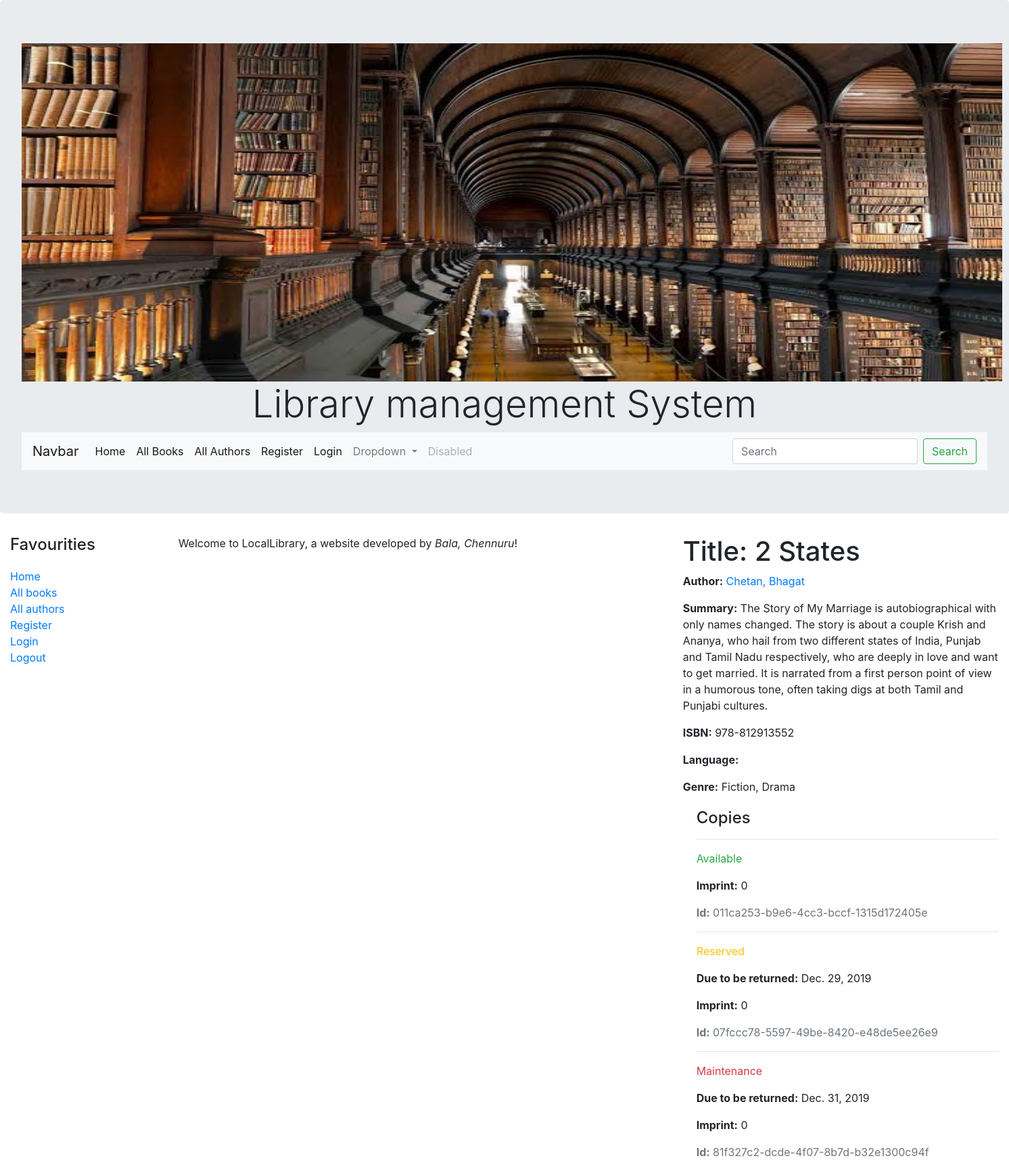
/catalog/book/1, run on the app's committed database.
### catalog/models.py (models this page shows, shortened)
class Book(models.Model):
    title = models.CharField(max_length=200)
    author = models.ForeignKey('Author', on_delete=models.SET_NULL, null=True)
    summary = models.TextField(max_length=1000, help_text='Enter a brief description of the book')
    isbn = models.CharField('ISBN', max_length=13, help_text='13 Character <a href="https://www.isbn-international.org/content/what-isbn">ISBN number</a>')
    genre = models.ManyToManyField(Genre, help_text='Select a genre for this book')
    def display_genre(self):
        """Create a string for the Genre. This is required to display genre in Admin."""
        return ', '.join(genre.name for genre in self.genre.all()[:3])
    display_genre.short_description = 'Genre'

class Author(models.Model):
    first_name = models.CharField(max_length=100)
    last_name = models.CharField(max_length=100)
    date_of_birth = models.DateField(null=True, blank=True)
    date_of_death = models.DateField(null=True, blank=True)
    class Meta:
        ordering = ['last_name', 'first_name']
    def __str__(self):
        return f'{self.first_name}, {self.last_name}'

class Genre(models.Model):
    name = models.CharField(max_length=200, help_text='Enter a book genre (e.g. Science Fiction)')
    def __str__(self):
        return self.name

class BookInstance(models.Model):
    id = models.UUIDField(primary_key=True, default=uuid.uuid4, help_text='Unique ID for this particular book across whole library')
    book = models.ForeignKey('Book', on_delete=models.SET_NULL, null=True)
    imprint = models.CharField(max_length=200)
    due_back = models.DateField(null=True, blank=True)
    Loan_Status = [('m','Maintenance'), ('o','On Loan'), ('a','Available'), ('r','Reserved')]
    status = models.CharField(max_length=1, choices=Loan_Status, blank=True, default='m', help_text='Book Availability')
    class Meta:
        ordering = ['due_back']

### catalog/views.py (the view)
# urls.py: path('book/<int:pk>', views.BookDetailView.as_view(), name='book-detail'),
class BookDetailView(generic.DetailView):
    model = Book
    context_object_name = 'selected_book'
    template_name = 'book_detail.html'

### catalog/templates/book_detail.html
{% extends "base.html" %}
{% block content %}
  <h1>Title: {{ selected_book.title }}</h1>
  <p><strong>Author:</strong> <a href="">{{ selected_book.author }}</a></p>
  <p><strong>Summary:</strong> {{ selected_book.summary }}</p>
  <p><strong>ISBN:</strong> {{ selected_book.isbn }}</p>
  <p><strong>Language:</strong> {{ selected_book.language }}</p>
  <p><strong>Genre:</strong> {{ selected_book.genre.all|join:", " }}</p>
  <div style="margin-left:20px;margin-top:20px">
    <h4>Copies</h4>
    {% for copy in selected_book.bookinstance_set.all %}
      <hr>
      <p class="{% if copy.status == 'a' %}text-success{% elif copy.status == 'm' %}text-danger{% else %}text-warning{% endif %}">
        {{ copy.get_status_display }}
      </p>
      {% if copy.status != 'a' %}
        <p><strong>Due to be returned:</strong> {{ copy.due_back }}</p>
      {% endif %}
      <p><strong>Imprint:</strong> {{ copy.imprint }}</p>
      <p class="text-muted"><strong>Id:</strong> {{ copy.id }}</p>
    {% endfor %}
  </div>
{% endblock %}

### catalog/templates/base.html (shortened to what this page needs)
<!DOCTYPE html>
<html lang="en">
<head>
  <link rel="stylesheet" href="https://stackpath.bootstrapcdn.com/bootstrap/4.1.3/css/bootstrap.min.css">
  {% load static %}
  <link rel="stylesheet" href="{% static 'css/styles.css' %}">
</head>
<body>
<div class="jumbotron">
  <img src="{% static 'images/library.jpg' %}" width = 1450px height = 500px>
  <h1 class="display-4" align=center>Library management System</h1>
  <nav class="navbar navbar-expand-lg navbar-light bg-light">
  <a class="navbar-brand" href="#">Navbar</a>
  <div class="collapse navbar-collapse" id="navbarSupportedContent">
    <ul class="navbar-nav mr-auto">
      <li class="nav-item active">
        <a class="nav-link" href="{% url 'index' %}"> Home <span class="sr-only">(current)</span></a>
      </li>
      <li class="nav-item active">
        <a class="nav-link" href="{% url 'books' %}">All Books</a>
      </li>
      <li class="nav-item active">
        <a class="nav-link" href="{% url 'authors' %}">All Authors</a>
      </li>
      {% if user.is_authenticated %}
        <li>Hello {{user.first_name}}</li>
        <li class="nav-item active">
          <a class="nav-link" href="{% url 'logout' %}">Logout</a>
        </li>
      {% else %}
        <li class="nav-item active">
          <a class="nav-link" href="{% url 'register' %}">Register</a>
        </li>
        <li class="nav-item active">
          <a class="nav-link" href="{% url 'login' %}">Login</a>
        </li>
      {% endif %}
      <li class="nav-item dropdown">
        <a class="nav-link dropdown-toggle" href="#" id="navbarDropdown" role="button" data-toggle="dropdown" aria-haspopup="true" aria-expanded="false">
          Dropdown
        </a>
      </li>
      <li class="nav-item">
        <a class="nav-link disabled" href="#">Disabled</a>
      </li>
    </ul>
    <form class="form-inline my-2 my-lg-0">
      <input class="form-control mr-sm-2" type="search" placeholder="Search" aria-label="Search">
      <button class="btn btn-outline-success my-2 my-sm-0" type="submit">Search</button>
    </form>
  </div>
</nav>
</div>
  <div class="container-fluid">
    <div class="row">
      <div class="col-sm-2">
      {% block sidebar %}
      <h4>Favourities</h4>
        <ul class="sidebar-nav">
          <li><a href="{% url 'index' %}">Home</a></li>
          <li><a href="{% url 'books' %}">All books</a></li>
          <li><a href="{% url 'authors' %}">All authors</a></li>
          <li><a href="{% url 'register' %}">Register</a></li>
          <li><a href="{% url 'login' %}">Login</a></li>
          <li><a href="{% url 'logout' %}">Logout</a></li>
        </ul>
     {% endblock %}
      </div>
      <div class="col-sm-6">
        <p>Welcome to LocalLibrary, a website developed by <em>Bala, Chennuru</em>!</p>
      </div>
      <div class="col-sm-4">{% block content %}{% endblock %}
      </div>
    </div>
  </div>
</body>
</html>

### catalog/static/css/styles.css (style rules this page uses)
.sidebar-nav { margin-top: 20px; padding: 0; list-style: none; }

### data on the page
Book: title "2 States", author "Chetan, Bhagat", summary "The Story of My Marriage is autobiographical with only names changed. The story is about a couple Krish and Ananya, who hail from two different states of India, Punjab and Tamil Nadu respectively, who are deeply in love and want to get married. It is narrated from a first person point of view in a humorous tone, often taking digs at both Tamil and Punjabi cultures.", isbn "978-812913552", genre.all "Fiction, Drama"
BookInstance: status "Available", imprint "0", id "011ca253-b9e6-4cc3-bccf-1315d172405e"
BookInstance: status "Reserved", due_back "Dec. 29, 2019", imprint "0", id "07fccc78-5597-49be-8420-e48de5ee26e9"
BookInstance: status "Maintenance", due_back "Dec. 31, 2019", imprint "0", id "81f327c2-dcde-4f07-8b7d-b32e1300c94f"
